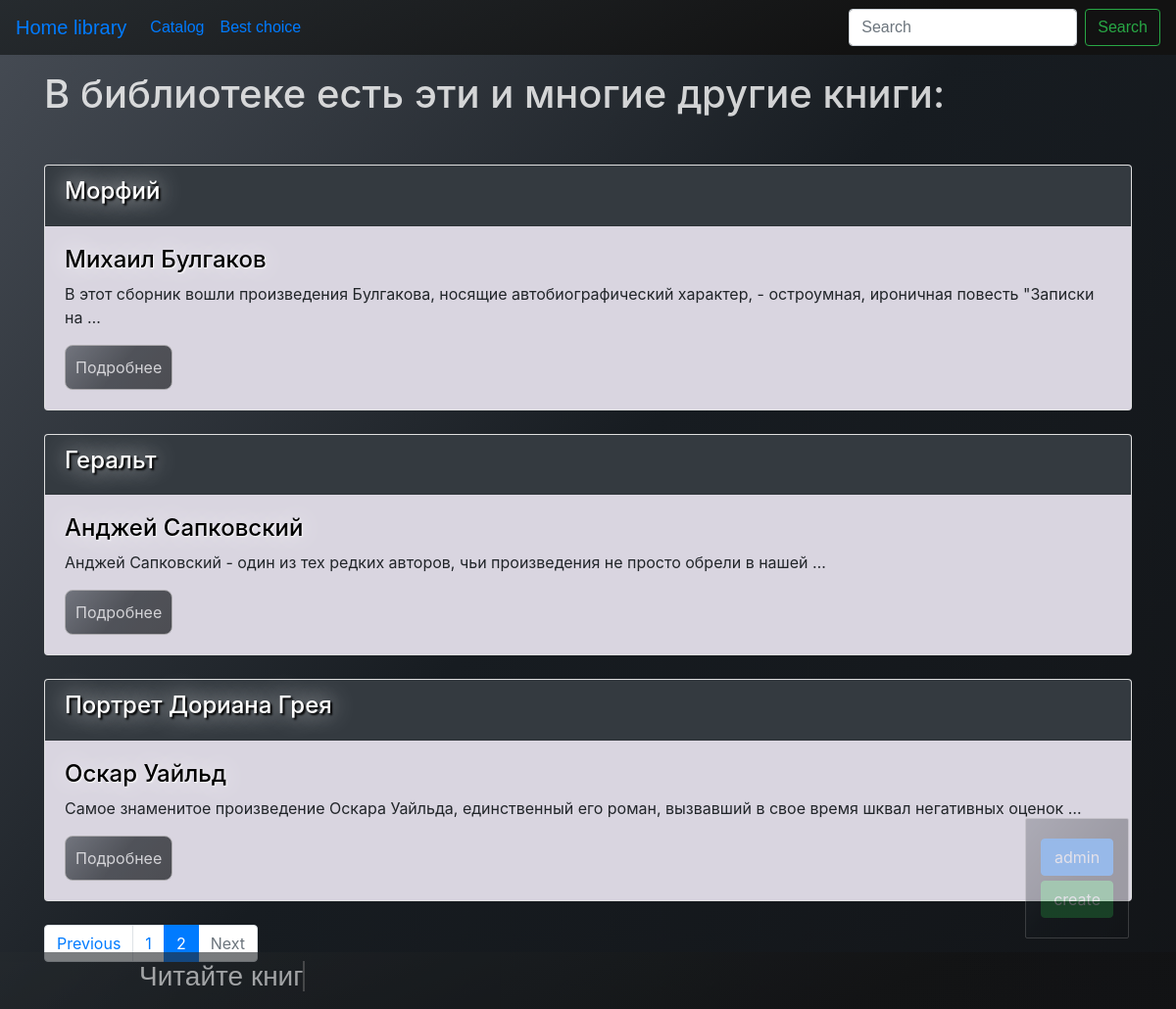
The app's page /library/?page=2 with its own data.
### app/models.py (models this page shows, shortened)
class BookModel(models.Model):
    title = models.CharField(max_length=50, db_index=True,
                             verbose_name="Название книги")
    author = models.CharField(
        max_length=50, db_index=True, verbose_name="Автор")
    dateline = models.CharField(
        max_length=100, verbose_name="Издательство и год выпуска")
    genre = models.ManyToManyField(
        'Genre', related_name='book', verbose_name="Раздел")
    addition = models.TextField(max_length=1000, verbose_name="Описание")
    rating = models.ManyToManyField(
        'Rating', related_name='book', verbose_name="Рейтинг")
    slug = models.SlugField(max_length=50, blank=True, unique=True)
    time_added = models.DateTimeField(default=datetime.now)
    class Meta:
        verbose_name = 'Библиотека'
        verbose_name_plural = 'Библиотека'
        ordering = ['-time_added']

### app/views.py (the view)
# urls.py: path('library/', views.Library.as_view(), name='library_url'),
class Library(View):
    def get(self, request):
        search_query = request.GET.get('search', '')
        if search_query:
            books = BookModel.objects.filter(Q(title__iregex=search_query) |
                                             Q(addition__iregex=search_query))
        else:
            books = BookModel.objects.all()
        paginator = Paginator(books, 5)
        page_number = request.GET.get('page', 1)
        page = paginator.get_page(page_number)
        is_paginated = page.has_other_pages()
        if page.has_previous():
            prev_url = '?page={}'.format(page.previous_page_number())
        else:
            prev_url = ''
        if page.has_next():
            next_url = '?page={}'.format(page.next_page_number())
        else:
            next_url = ''
        search = True
        context = {'page_objects': page,
                   'is_paginated': is_paginated,
                   'prev_url': prev_url,
                   'next_url': next_url,
                   'search': search
                   }
        return render(request, 'app/library.html', context=context)

### app/templates/app/library.html (shortened to what this page needs)
{% extends 'app/book_template.html' %}
{% block content %}
    <h1 class="mb-5 for_fonts">В библиотеке есть эти и многие другие книги:</h1>
    {% for book in page_objects.object_list %}
        <div class="card mb-4">
            <div class="card-header bg-dark">
                <h3 class="shadow2">{{ book.title }}</h3>
            </div>
            <div class="card-body" style=" background: rgb(217, 213, 224);">
                <h5 class="shadow3">{{ book.author }}</h5>
                <p class=" card-text">{{ book.addition|truncatewords:15 }}</p>
                <a href="{% url 'app:book_details_url' slug=book.slug %}" class="btn book_button">
                    <div class="for_fonts">Подробнее</div>
                </a>
            </div>
        </div>
    {% endfor %}
    {% if is_paginated %}
        <nav aria-label="...">
            <ul class="pagination">
                <li class="page-item {% if not prev_url %} disabled {% endif %}">
                    <a class="page-link" href="{{ prev_url }}" tabindex="-1" aria-disabled="true">Previous</a>
                </li>
                {% for i in page_objects.paginator.page_range %}
                    {% if page_objects.number == i %}
                        <li class="page-item active" aria-current="page">
                            <a class="page-link" href="?page={{ i }}">{{ i }} <span class="sr-only">(current)</span></a>
                        </li>
                    {% elif i > page_objects.number|add:-3 and i < page_objects.number|add:3 %}
                        <li class="page-item">
                            <a class="page-link" href="?page={{ i }}">{{ i }}</a>
                        </li>
                    {% endif %}
                {% endfor %}
                <li class="page-item {% if not next_url %} disabled {% endif %}">
                    <a class="page-link" href="{{ next_url }}">Next</a>
                </li>
            </ul>
        </nav>
    {% endif %}
{% endblock %}

### static/css/styles.css (style rules this page uses)
.shadow2 { color: white; font-size: 1.5em; text-shadow: 2px 2px 2px black, 0 0 1em rgb(255, 255, 255) }
.shadow3 { color: black; font-size: 1.5em; text-shadow: 1px 1px 2px white, 0 0 1em rgb(255, 255, 255) }
.main { background: linear-gradient(129.56deg, #4D535C -7.06%, #171C21 50.9%, #121417 107.91%); min-height: 100vh; }
.for_fonts { opacity: 0.8; color: rgb(255, 255, 255); }
.book_button { padding: 10px; background: linear-gradient(129.56deg, #4D535C -7.06%, #171C21 50.9%, #121417 107.91%); border: 1px solid #999; border-radius: 8px; opacity: 0.7; }

### records on screen
BookModel: title "Морфий", author "Михаил Булгаков", addition "В этот сборник вошли произведения Булгакова, носящие автобиографический характер, - остроумная, ироничная повесть \"Записки на …"
BookModel: title "Геральт", author "Анджей Сапковский", addition "Анджей Сапковский - один из тех редких авторов, чьи произведения не просто обрели в нашей …"
BookModel: title "Портрет Дориана Грея", author "Оскар Уайльд", addition "Самое знаменитое произведение Оскара Уайльда, единственный его роман, вызвавший в свое время шквал негативных оценок …"

### other values on screen
{{ i }} "1"
{{ i }} "2"
